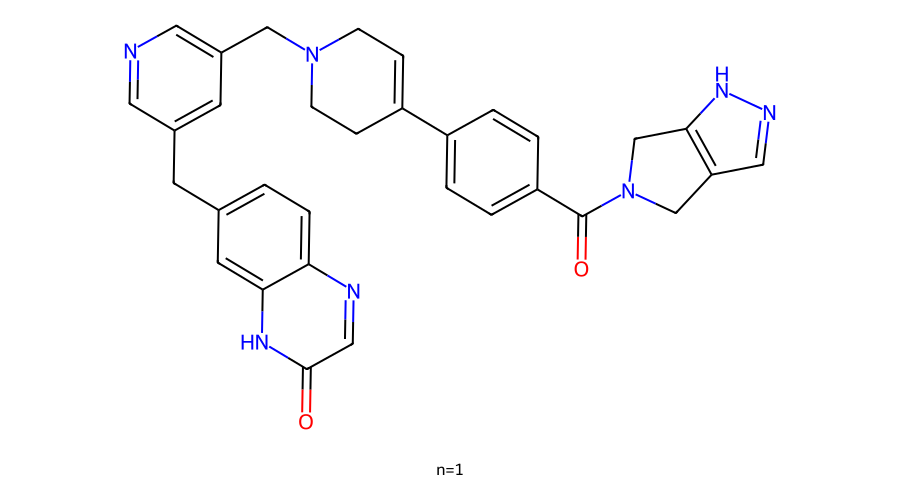
#> input picture scaffold_images/VS_test_scaffold_017237537595.png, 900 x 500 px; its folder holds only this picture in this run
$ python generate_intro_slide.py
#> lines starting #> are read from the running program, lines starting #| are printed output that depends on the picture
from pathlib import Path
from PIL import Image, ImageDraw, ImageFont, ImageFilter

W, H = 1920, 1080
ROOT = Path(__file__).resolve().parents[1]
OUT = ROOT / "report_assets" / "intro_slide_rgroup_report_1920x1080.png"


def load_font(size: int, bold: bool = False):
    candidates = [
        "/usr/share/fonts/truetype/dejavu/DejaVuSans-Bold.ttf" if bold else "/usr/share/fonts/truetype/dejavu/DejaVuSans.ttf",
        "/usr/share/fonts/truetype/liberation/LiberationSans-Bold.ttf" if bold else "/usr/share/fonts/truetype/liberation/LiberationSans-Regular.ttf",
    ]
    for c in candidates:
        p = Path(c)
        if p.exists():
            return ImageFont.truetype(str(p), size)
    return ImageFont.load_default()


def panel(draw, xy, fill=(255, 255, 255, 245), radius=18, outline=(220, 228, 238), width=2):
    draw.rounded_rectangle(xy, radius=radius, fill=fill, outline=outline, width=width)


def fit_image(img: Image.Image, max_w: int, max_h: int) -> Image.Image:
    img = img.convert("RGBA")
    ratio = min(max_w / img.width, max_h / img.height)
    nw = max(1, int(img.width * ratio))
    nh = max(1, int(img.height * ratio))
    resample = getattr(Image, "Resampling", Image).LANCZOS
    return img.resize((nw, nh), resample)


def draw_mock_docking(draw: ImageDraw.ImageDraw, box):
    x1, y1, x2, y2 = box
    # Protein pocket cloud
    for i in range(30):
        px = x1 + 40 + (i * 23) % (x2 - x1 - 80)
        py = y1 + 65 + ((i * 37) % (y2 - y1 - 120))
        r = 10 + (i % 4) * 4
        draw.ellipse((px - r, py - r, px + r, py + r), fill=(208, 222, 238, 180))

    # Ligand sticks
    ligand = [
        (x1 + 110, y1 + 190),
        (x1 + 155, y1 + 160),
        (x1 + 205, y1 + 185),
        (x1 + 255, y1 + 150),
        (x1 + 305, y1 + 178),
        (x1 + 355, y1 + 140),
    ]
    for a, b in zip(ligand[:-1], ligand[1:]):
        draw.line((a, b), fill=(200, 76, 9, 255), width=7)
    for p in ligand:
        draw.ellipse((p[0] - 8, p[1] - 8, p[0] + 8, p[1] + 8), fill=(232, 104, 34, 255), outline=(150, 52, 8, 255), width=2)

    # Interaction lines
    anchors = [(x1 + 220, y1 + 95), (x1 + 290, y1 + 105), (x1 + 340, y1 + 115)]
    targets = [ligand[2], ligand[3], ligand[4]]
    for a, t in zip(anchors, targets):
        draw.line((a, t), fill=(11, 110, 79, 220), width=3)


def main():
    # Background
    bg = Image.new("RGBA", (W, H), (245, 247, 251, 255))
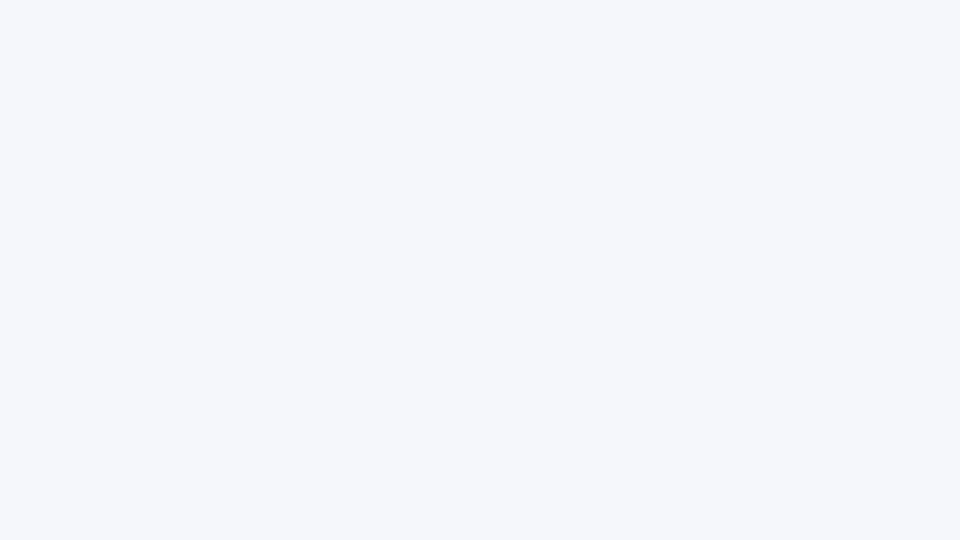
#> bg: PIL image 1920x1080 RGBA (shown at 1/2 size); mean R, G, B, A 245, 247, 251, 255
    grad = Image.new("RGBA", (W, H), (0, 0, 0, 0))
#> grad: PIL image 1920x1080 RGBA; every value is 0
    gd = ImageDraw.Draw(grad)
    for y in range(H):
        alpha = int(52 * (1 - y / H))
        gd.line([(0, y), (W, y)], fill=(17, 34, 51, alpha))
    canvas = Image.alpha_composite(bg, grad)
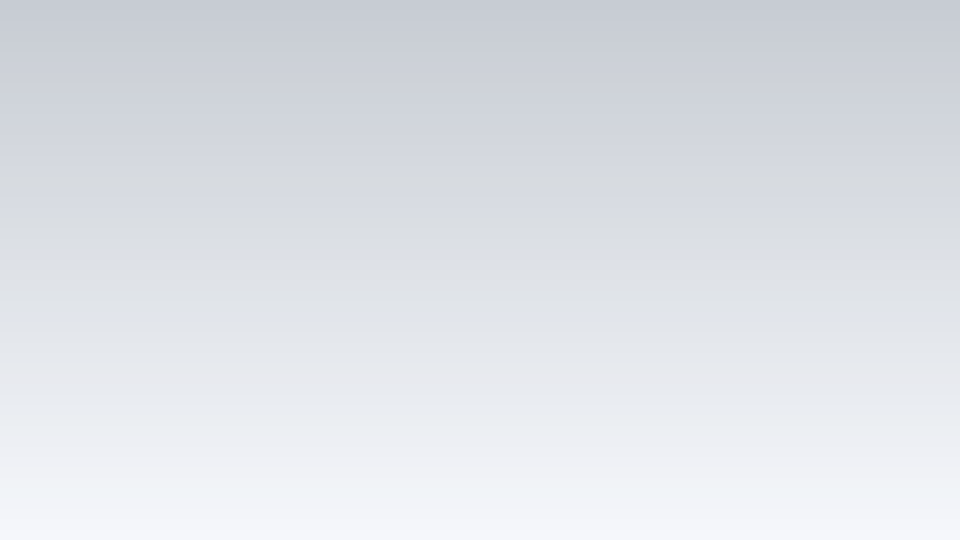
#> canvas: PIL image 1920x1080 RGBA (shown at 1/2 size); mean R, G, B, A 222.2, 225.6, 231, 255
    draw = ImageDraw.Draw(canvas)

    # Header strip
    draw.rectangle((0, 0, W, 72), fill=(17, 34, 51, 245))
    f_head = load_font(24, bold=True)
    f_title = load_font(58, bold=True)
    f_sub = load_font(30, bold=False)
    f_lbl = load_font(24, bold=True)
    f_micro = load_font(20, bold=False)

    draw.text((42, 21), "Interactive Cheminformatics Report", font=f_head, fill=(236, 242, 249, 255))

    # Title
    draw.text((58, 106), "R-Group Docking Insight Report", font=f_title, fill=(17, 34, 51, 255))
    draw.text((60, 181), "Scaffold Prioritization, Pose Visualization, and Property-Guided Filtering", font=f_sub, fill=(48, 72, 93, 255))

    # Panels layout
    left = (48, 250, 1090, 992)
    top_right = (1125, 250, 1872, 660)
    bottom_right = (1125, 690, 1872, 992)

    panel(draw, left)
    panel(draw, top_right)
    panel(draw, bottom_right)

    # Panel labels
    draw.text((74, 268), "Scaffold Panel", font=f_lbl, fill=(11, 110, 79, 255))
    draw.text((1152, 268), "Docking Pose Viewer", font=f_lbl, fill=(11, 110, 79, 255))
    draw.text((1152, 708), "Property Analytics", font=f_lbl, fill=(11, 110, 79, 255))

    # Load and place scaffold assets
    scaffold_example = ROOT / "scaffold_example.png"
    scaffold_dir = ROOT / "scaffold_images"
    scaffold_files = sorted(scaffold_dir.glob("*.png"))[:4]

    y0 = 315
    if scaffold_example.exists():
        im = fit_image(Image.open(scaffold_example), 980, 300)
        canvas.alpha_composite(im, (72, y0))

    y_row = 650
    x = 78
    for sf in scaffold_files:
        try:
            sim = fit_image(Image.open(sf), 230, 230)
#> in fit_image, `return img.resize((nw, nh), resample)`:
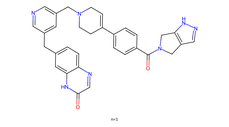
#> returned value: PIL image 229x127 RGBA; mean R, G, B, A 250.8, 250.6, 251.5, 255
            canvas.alpha_composite(sim, (x, y_row))
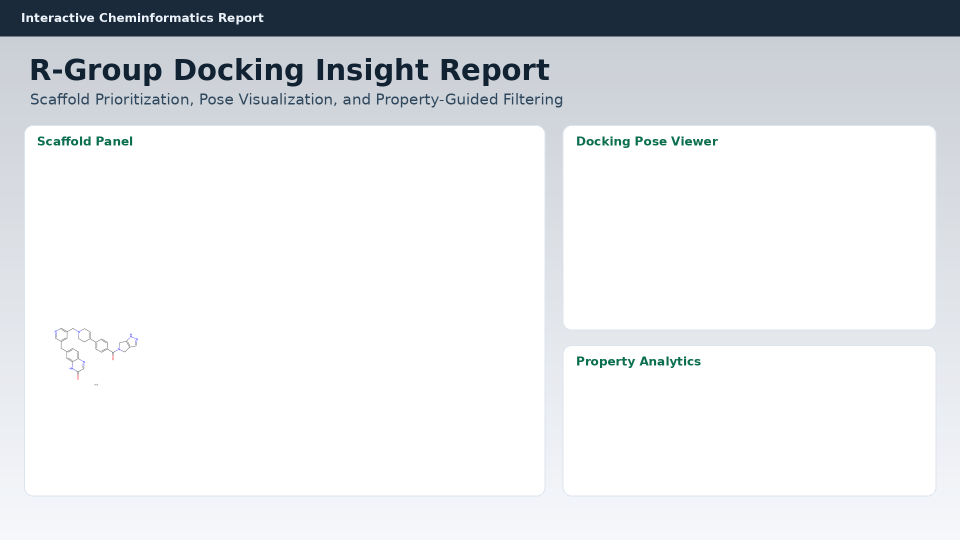
#> canvas: PIL image 1920x1080 RGBA (shown at 1/2 size); mean R, G, B, A 225.4, 228.1, 231.1, 248.3; transparent parts drawn white
            x += 245
        except Exception:
            continue

    # Add motif chips / metrics on left panel
    chips = [
        "Central Ideas", "Deep Dive", "Interaction Filters", "R-Group Variants"
    ]
    cx, cy = 72, 918
    for c in chips:
        tw = draw.textlength(c, font=f_micro)
        draw.rounded_rectangle((cx, cy, cx + tw + 26, cy + 34), radius=12, fill=(226, 236, 247, 255), outline=(201, 215, 232, 255), width=1)
        draw.text((cx + 13, cy + 8), c, font=f_micro, fill=(33, 56, 78, 255))
        cx += int(tw + 40)
#> this loop made 4 passes
#> (tw, cx) on passes 1 to 4: (132.8, 244), (104.2, 388), (174.8, 602), (169.6, 811)
#> after the loop, cx = 811

    # Docking viewer mock panel
    draw_mock_docking(draw, (1145, 305, 1852, 640))
    draw.rounded_rectangle((1158, 319, 1838, 347), radius=10, fill=(230, 236, 244, 255), outline=(208, 218, 230, 255), width=1)
    draw.text((1174, 326), "Protein | Ligand | H-bonds | Pi-Pi", font=f_micro, fill=(61, 82, 102, 255))

    # Analytics panel using existing plot image if present
    corr = ROOT / "plotly_2d_corr.png"
    if corr.exists():
        cim = fit_image(Image.open(corr), 700, 210)
        canvas.alpha_composite(cim, (1148, 752))
    else:
        # fallback mini chart
        bx1, by1, bx2, by2 = 1148, 752, 1846, 960
        draw.rectangle((bx1, by1, bx2, by2), fill=(248, 251, 255, 255), outline=(218, 228, 239, 255), width=2)
        bars = [0.28, 0.5, 0.34, 0.72, 0.42, 0.61, 0.49]
        bw = 70
        for i, v in enumerate(bars):
            x1 = bx1 + 26 + i * (bw + 14)
            x2 = x1 + bw
            h = int((by2 - by1 - 36) * v)
            y1 = by2 - 18 - h
            draw.rounded_rectangle((x1, y1, x2, by2 - 18), radius=8, fill=(78, 138, 197, 220))

    # footer
    draw.text((58, 1018), "Automated scaffold discovery, docking-pose review, and medicinal-chemistry triage in one report", font=f_micro, fill=(78, 97, 114, 255))

    # Soft shadow + save
    final = canvas.convert("RGB")
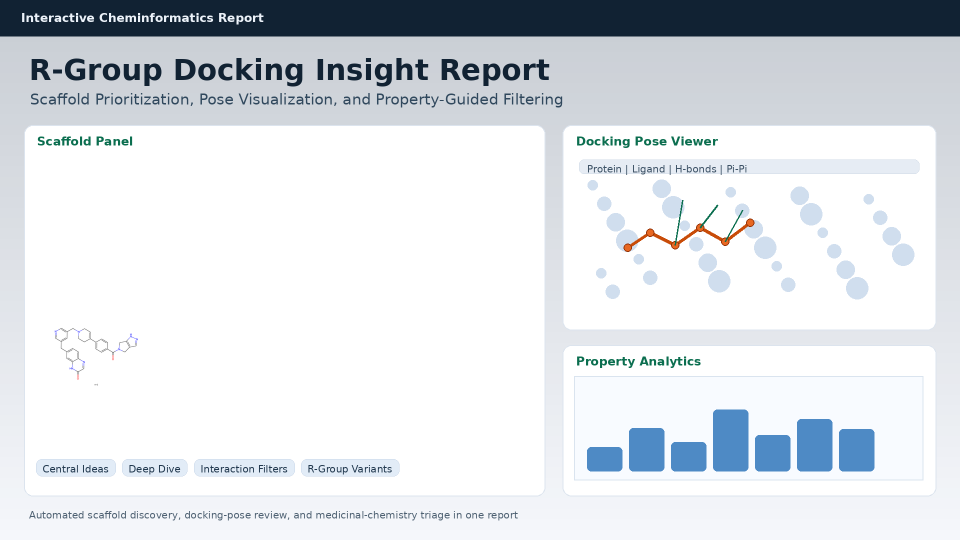
#> final: PIL image 1920x1080 RGB (shown at 1/2 size); mean R, G, B 219.5, 223.9, 228.5
    OUT.parent.mkdir(parents=True, exist_ok=True)
    final.save(OUT, format="PNG", optimize=True)
    print(OUT)


if __name__ == "__main__":
    main()

$ run again, on scaffold_images/VS_test_scaffold_108e196cb076.png
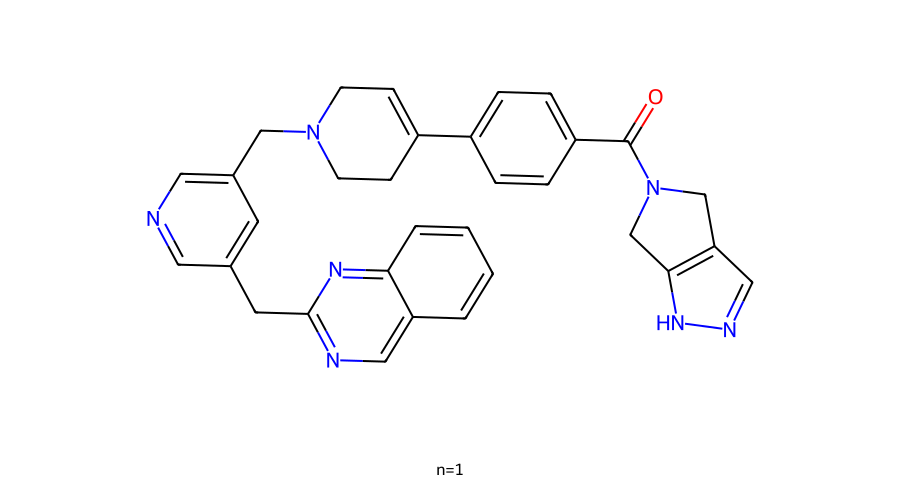
#> input picture scaffold_images/VS_test_scaffold_108e196cb076.png, 900 x 500 px
#> grad: PIL image 1920x1080 RGBA; every value is 0
#> in fit_image, `return img.resize((nw, nh), resample)`:
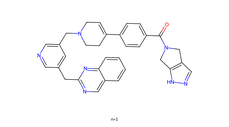
#> returned value: PIL image 229x127 RGBA; mean R, G, B, A 251, 250.8, 251.8, 255
#> the loop in main, `for c in chips:` made 4 passes
#> (tw, cx) on passes 1 to 4: (132.8, 244), (104.2, 388), (174.8, 602), (169.6, 811)
#> after the loop in main, `for c in chips:`: cx = 811

$ run again, on scaffold_images/VS_test_scaffold_11240f5bb3de.png
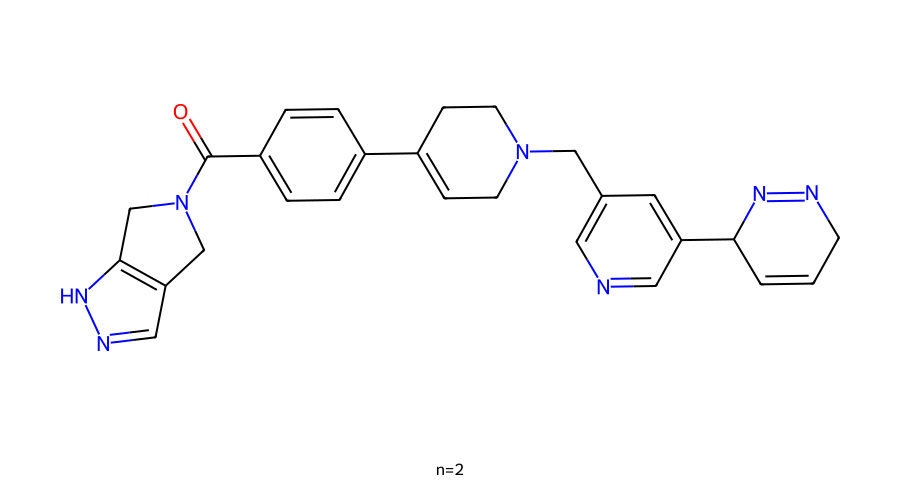
#> input picture scaffold_images/VS_test_scaffold_11240f5bb3de.png, 900 x 500 px
#> grad: PIL image 1920x1080 RGBA; every value is 0
#> in fit_image, `return img.resize((nw, nh), resample)`:
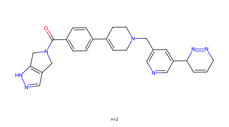
#> returned value: PIL image 229x127 RGBA; mean R, G, B, A 251.5, 251.3, 252.3, 255
#> the loop in main, `for c in chips:` made 4 passes
#> (tw, cx) on passes 1 to 4: (132.8, 244), (104.2, 388), (174.8, 602), (169.6, 811)
#> after the loop in main, `for c in chips:`: cx = 811

$ run again, on scaffold_images/VS_test_scaffold_12f41415ba8d.png
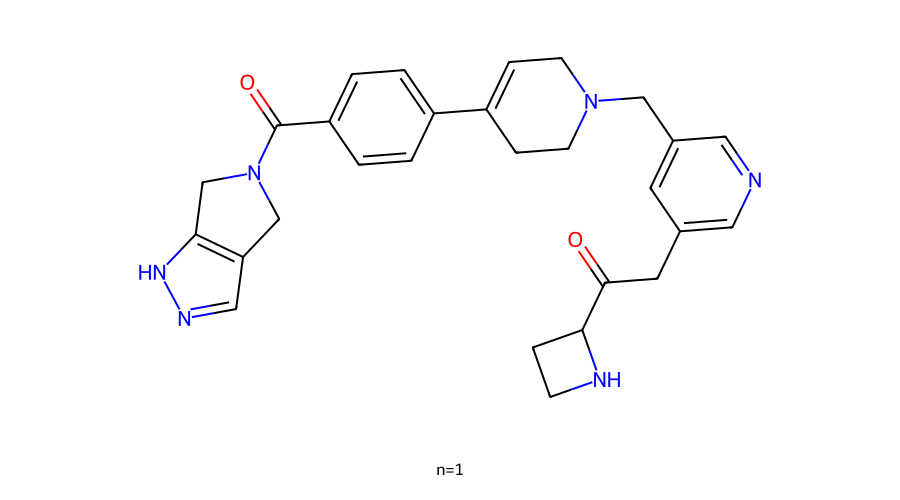
#> input picture scaffold_images/VS_test_scaffold_12f41415ba8d.png, 900 x 500 px
#> grad: PIL image 1920x1080 RGBA; every value is 0
#> in fit_image, `return img.resize((nw, nh), resample)`:
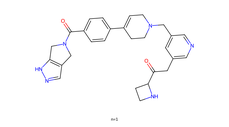
#> returned value: PIL image 229x127 RGBA; mean R, G, B, A 251.5, 251.3, 252.1, 255
#> the loop in main, `for c in chips:` made 4 passes
#> (tw, cx) on passes 1 to 4: (132.8, 244), (104.2, 388), (174.8, 602), (169.6, 811)
#> after the loop in main, `for c in chips:`: cx = 811

$ run again, on scaffold_images/VS_test_scaffold_0b45a223a13f_panel.png
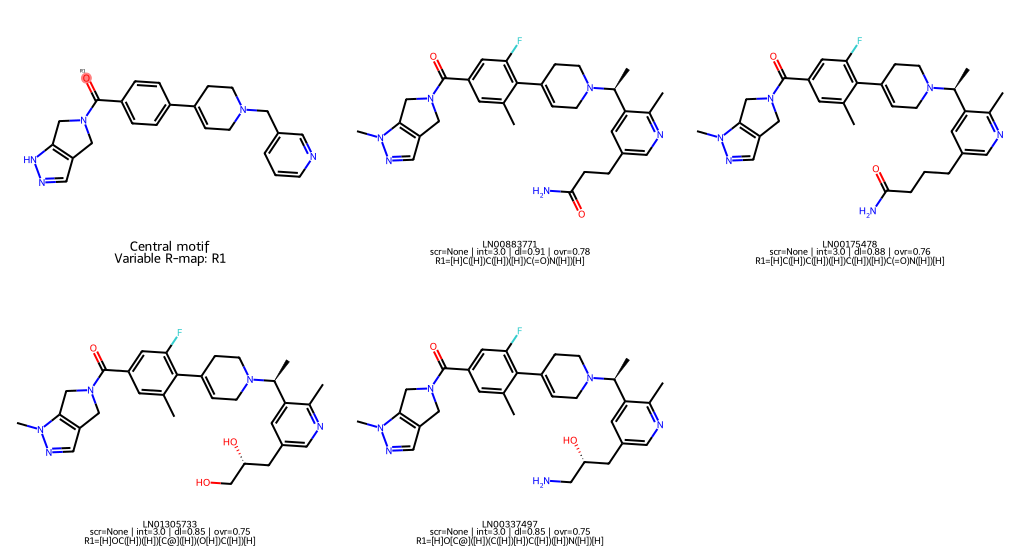
#> input picture scaffold_images/VS_test_scaffold_0b45a223a13f_panel.png, 1020 x 560 px
#> grad: PIL image 1920x1080 RGBA; every value is 0
#> in fit_image, `return img.resize((nw, nh), resample)`:
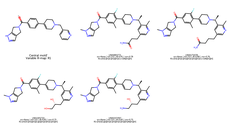
#> returned value: PIL image 230x126 RGBA; mean R, G, B, A 247.5, 247.2, 248.2, 255
#> the loop in main, `for c in chips:` made 4 passes
#> (tw, cx) on passes 1 to 4: (132.8, 244), (104.2, 388), (174.8, 602), (169.6, 811)
#> after the loop in main, `for c in chips:`: cx = 811
